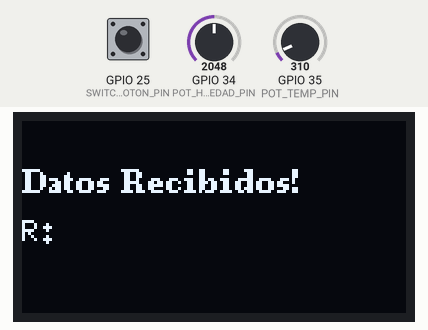
The program below on a simulated ESP32. On the bench: 128×64 one-colour display. The inputs (shaded band) are chosen by the test bench; at power-on: GPIO 35 (POT_TEMP_PIN) = 310, GPIO 34 (POT_HUMEDAD_PIN) = 2048, GPIO 25 (SWITCH_BOTON_PIN) HIGH. WiFi joins after 1.5 s; servers stay silent unless stated; uploads are accepted with an empty reply; what the program prints to the serial monitor is not drawn.

Above: at 18.0 s.
18.1 s: GPIO 35 (POT_TEMP_PIN) set to 372
At 20.13 s:
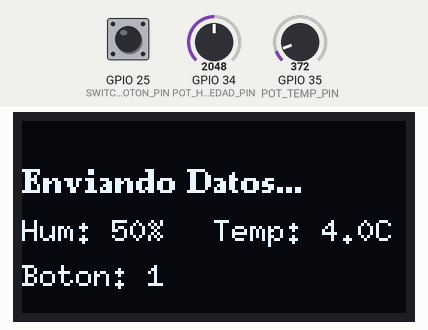
33.0 s: GPIO 34 (POT_HUMEDAD_PIN) set to 2866
At 40.14 s:
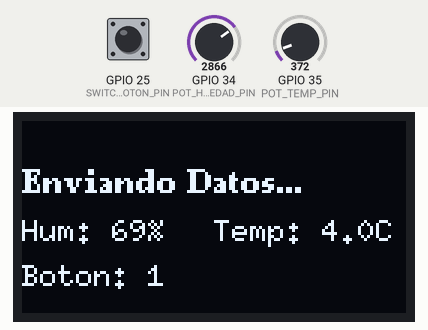
47.9 s: GPIO 25 (SWITCH_BOTON_PIN) pulled LOW for 3 s
At 50.14 s:
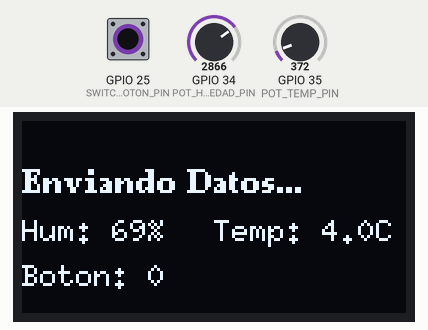
62.8 s: GPIO 35 (POT_TEMP_PIN) set to 434
At 70.14 s:
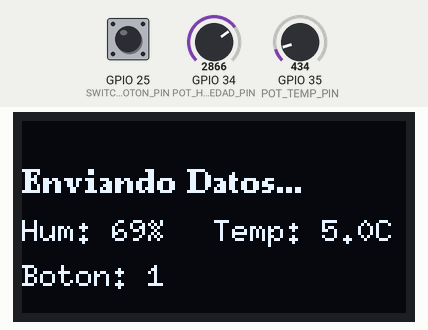
Timing chart, 0 to 71.6 s (numbered marks = the images above; inputs shaded):
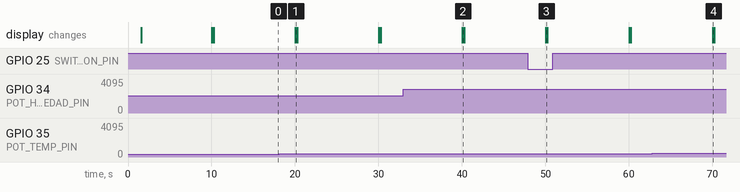

The program:

main.cpp
```cpp
#include <Arduino.h>
#include <Wire.h>
#include <WiFi.h>
#include <U8g2lib.h>
#include "ArduinoJson.h"
#include <ArduinoHttpClient.h>

const char* ssid = "nashe";
const char* password = "weonklxd";
const char* api_host = "10.180.155.38";
const int   api_port = 8000;
const char* api_path = "/reception";

#define API_KEY "kbsCrgB43DVtQmyJwzX09Cuia2eL7rNASsEZ1YTKOgc="

U8G2_SH1106_128X64_NONAME_F_HW_I2C u8g2(U8G2_R0, U8X8_PIN_NONE);

#define POT_HUMEDAD_PIN    34 // Potenciómetro 1
#define POT_TEMP_PIN       35 // Potenciómetro 2
#define SWITCH_BOTON_PIN   25 // Switch

unsigned long tiempoAnterior = 0;
const long intervalo = 10000;

float humedad_val;
float temp_val;
int   boton_val;

void setup() {
  Serial.begin(115200);
  u8g2.begin();


  pinMode(POT_HUMEDAD_PIN, INPUT);
  pinMode(POT_TEMP_PIN, INPUT);
  pinMode(SWITCH_BOTON_PIN, INPUT_PULLUP); // (HIGH = 1, LOW = 0)

  WiFi.begin(ssid, password);
}

void checkWiFiConnection() {
  if (WiFi.status() == WL_CONNECTED) {
    return;
  }
  Serial.println("Conexión WiFi perdida. Reconectando...");
  u8g2.clearBuffer();
  u8g2.setFont(u8g2_font_ncenB08_tr);
  u8g2.drawStr(0, 32, "Reconectando...");
  u8g2.sendBuffer();
  WiFi.begin(ssid, password);
  int attempts = 0;
  while (WiFi.status() != WL_CONNECTED && attempts < 30) {
    delay(500);
    Serial.print(".");
    attempts++;
  }
  if (WiFi.status() == WL_CONNECTED) {
    Serial.println("\nReconectado!");
    u8g2.clearBuffer();
    u8g2.setFont(u8g2_font_ncenB08_tr);
    u8g2.drawStr(0, 24, "Conectado!");
    u8g2.setFont(u8g2_font_6x10_tf);
    u8g2.drawStr(0, 40, WiFi.localIP().toString().c_str());
    u8g2.sendBuffer();
    delay(2000);
  }
}

void loop() {

  checkWiFiConnection();

  if (WiFi.status() == WL_CONNECTED) {
    unsigned long tiempoActual = millis();
    if (tiempoActual - tiempoAnterior >= intervalo) {
      tiempoAnterior = tiempoActual;

      int pot1_raw = analogRead(POT_HUMEDAD_PIN);
      int pot2_raw = analogRead(POT_TEMP_PIN);

      boton_val = digitalRead(SWITCH_BOTON_PIN);

      humedad_val = map(pot1_raw, 0, 4095, 0, 100);

      temp_val = map(pot2_raw, 0, 4095, 0, 50);

      u8g2.clearBuffer();
      u8g2.setFont(u8g2_font_ncenB08_tr);
      u8g2.drawStr(0, 24, "Enviando Datos...");
      u8g2.setFont(u8g2_font_6x10_tf);
      u8g2.setCursor(0, 40); u8g2.print("Hum: "); u8g2.print(humedad_val, 0); u8g2.print("%");
      u8g2.setCursor(64, 40); u8g2.print("Temp: "); u8g2.print(temp_val, 1); u8g2.print("C");
      u8g2.setCursor(0, 55); u8g2.print("Boton: "); u8g2.print(boton_val);
      u8g2.sendBuffer();

      WiFiClient client;
      HttpClient http(client, api_host, api_port);

      JsonDocument doc_enviar;

      doc_enviar["Humedad"] = humedad_val;
      doc_enviar["Temperatura"] = temp_val;
      doc_enviar["EstadoBoton"] = boton_val;

      String json_payload;
      serializeJson(doc_enviar, json_payload);

      http.beginRequest();
      http.post(api_path);
      http.sendHeader("Content-Type", "application/json");

      http.sendHeader("API-Key", API_KEY);
      http.sendHeader("Content-Length", json_payload.length());
      http.beginBody();
      http.print(json_payload);
      http.endRequest();

      int httpCode = http.responseStatusCode();
      if (httpCode > 0) {
        String response_payload = http.responseBody();
        JsonDocument doc_recibir;
        deserializeJson(doc_recibir, response_payload);

        const char* respuesta_api = doc_recibir["respuesta"];
        const char* fechahora_api = doc_recibir["fechahora"];

        u8g2.clearBuffer();
        u8g2.setFont(u8g2_font_ncenB08_tr);
        u8g2.drawStr(0, 24, "Datos Recibidos!");
        u8g2.setFont(u8g2_font_6x10_tf);
        u8g2.setCursor(0, 40); u8g2.print("R: "); u8g2.print(respuesta_api);
        u8g2.setCursor(0, 55); u8g2.print(fechahora_api);
        u8g2.sendBuffer();

      } else {
        u8g2.clearBuffer();
        u8g2.setFont(u8g2_font_ncenB08_tr);
        u8g2.drawStr(0, 24, "Error API");
        u8g2.setFont(u8g2_font_6x10_tf);
        u8g2.setCursor(0, 40); u8g2.print("Codigo: "); u8g2.print(httpCode);
        u8g2.sendBuffer();
      }
    }
  }
}
```

Measured:
- after the input at 18.1 s, the display: changes after 1.9 s (image 1)
- after the input at 33.0 s, the display: changes after 7.0 s (image 2)
- after the input at 47.9 s, the display: changes after 2.1 s (image 3)
- after the input at 62.8 s, the display: changes after 7.2 s (image 4)
